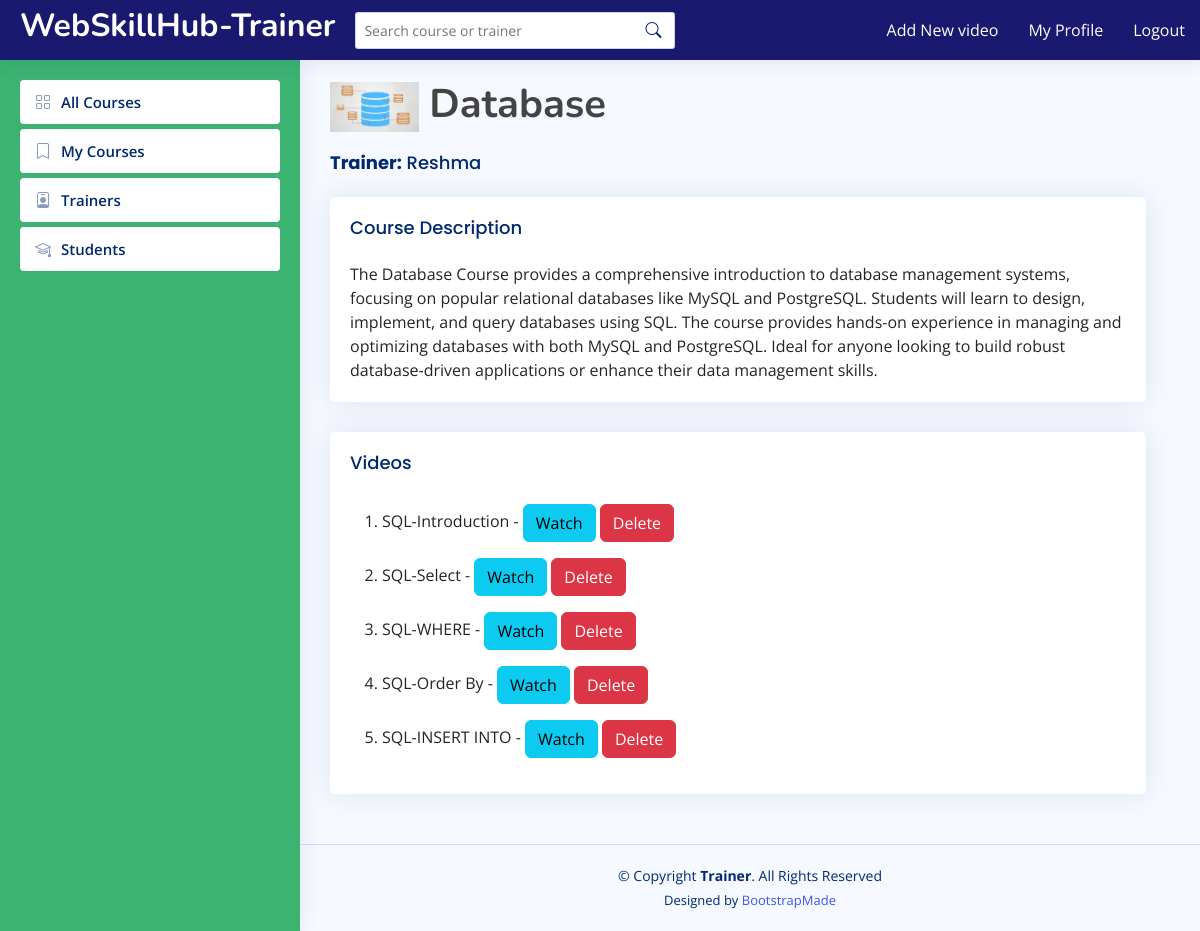
/trainer/coursedetail/2/ (signed in), run on the app's committed database.
### managerapp/models.py (models this page shows, shortened)
class Course(models.Model):
    title = models.CharField(max_length=255)
    description = models.TextField()
    image = models.ImageField(upload_to='course_images/', default='default_image.jpg')
    trainer = models.ForeignKey(Trainer, on_delete=models.SET_NULL, null=True, blank=True)
    price = models.IntegerField(default=0)

class Trainer(models.Model):
    name = models.CharField(max_length=100)
    email = models.EmailField()
    username = models.CharField(max_length=100,null=True)
    password = models.CharField(max_length=100,null=True)
    type = models.CharField(max_length=100,null=True)
    skype_id = models.CharField(max_length=100,null=True)
    whatsapp = models.CharField(max_length=100, null=True)

### trainerapp/models.py (models this page shows, shortened)
class Video(models.Model):
    course = models.ForeignKey(Course, on_delete=models.CASCADE, related_name='videos')
    trainer = models.ForeignKey(Trainer, on_delete=models.CASCADE)
    title = models.CharField(max_length=255)
    video_file = models.FileField(upload_to='course_videos/')
    upload_date = models.DateTimeField(auto_now_add=True)

### trainerapp/views.py (the view)
# urls.py: path('coursedetail/<int:pk>/', views.detailview, name='detailview_t'),
def detailview(request, pk):
    trainer_id = request.session.get('trainer_id')
    if not trainer_id:
        return redirect('login')
    course = get_object_or_404(Course, pk=pk)
    videos = Video.objects.filter(course=course)
    context = {'course': course, 'videos': videos}
    return render(request, 'trainer/details.html', context)

### templates/trainer/details.html
{% extends 'trainer/base.html' %}
{% load static %}
{% block content %}
<h1>
    <img src="{{ course.image.url }}" style="height: 50px; object-fit: contain;" alt="{{ course.title }}">
    <strong>{{ course.title }}</strong>
    <div style="display: flex; flex-direction: column;">
        <h5 class="card-title" style="margin: 0;">
            <strong>Trainer:</strong>
            {% if course.trainer %}
                {{ course.trainer.name }}
            {% else %}
                <span class="text-muted">Not assigned</span>
            {% endif %}
        </h5>
    </div>
</h1>
<div class="row">
    <div class="col-md-12">
        <div class="card">
            <div class="card-body">
                <h5 class="card-title">Course Description</h5>
                <p class="card-text">{{ course.description }}</p>
            </div>
        </div>
    </div>
    <div class="col-md-12">
        <div class="card">
            <div class="card-body">
                <h5 class="card-title">Videos</h5>
                {% if videos %}
                    <ol>{% for video in videos %}
                        <p><li>{{ video.title }} - <a class="btn btn-info" href="{{ video.video_file.url }}">Watch</a>
                            {% if course.trainer and course.trainer.id == request.session.trainer_id %}
                            <a class="btn btn-danger" href="{% url 'delete_video' video.id  %}">Delete</a></li>{% endif %}</p>
                        {% endfor %}
                    </ol>
                {% else %}
                    <p>No videos available for this course.</p>
                {% endif %}
            </div>
        </div>
    </div>
</div>
{% endblock %}

### static/assets/css/style.css (style rules this page uses)
:root { scroll-behavior: smooth; }
body { font-family: "Open Sans", sans-serif; background: #f6f9ff; color: #444444; }
a { color: #4154f1; text-decoration: none; }
h1, h2, h3, h4, h5, h6 { font-family: "Nunito", sans-serif; }
.card { margin-bottom: 30px; border: none; border-radius: 5px; box-shadow: 0px 0 30px rgba(1, 41, 112, 0.1); }
.card-title { padding: 20px 0 15px 0; font-size: 18px; font-weight: 500; color: #012970; font-family: "Poppins", sans-serif; }
.card-body { padding: 0 20px 20px 20px; }

### data on the page
Course: image (picture), title "Database", trainer.name "Reshma", description "The Database Course provides a comprehensive introduction to database management systems, focusing on popular relational databases like MySQL and PostgreSQL. Students will learn to design, implement, and query databases using SQL. The course provides hands-on experience in managing and optimizing databases with both MySQL and PostgreSQL. Ideal for anyone looking to build robust database-driven applications or enhance their data management skills."
Video: title "SQL-Introduction"
Video: title "SQL-Select"
Video: title "SQL-WHERE"
Video: title "SQL-Order By"
Video: title "SQL-INSERT INTO"
